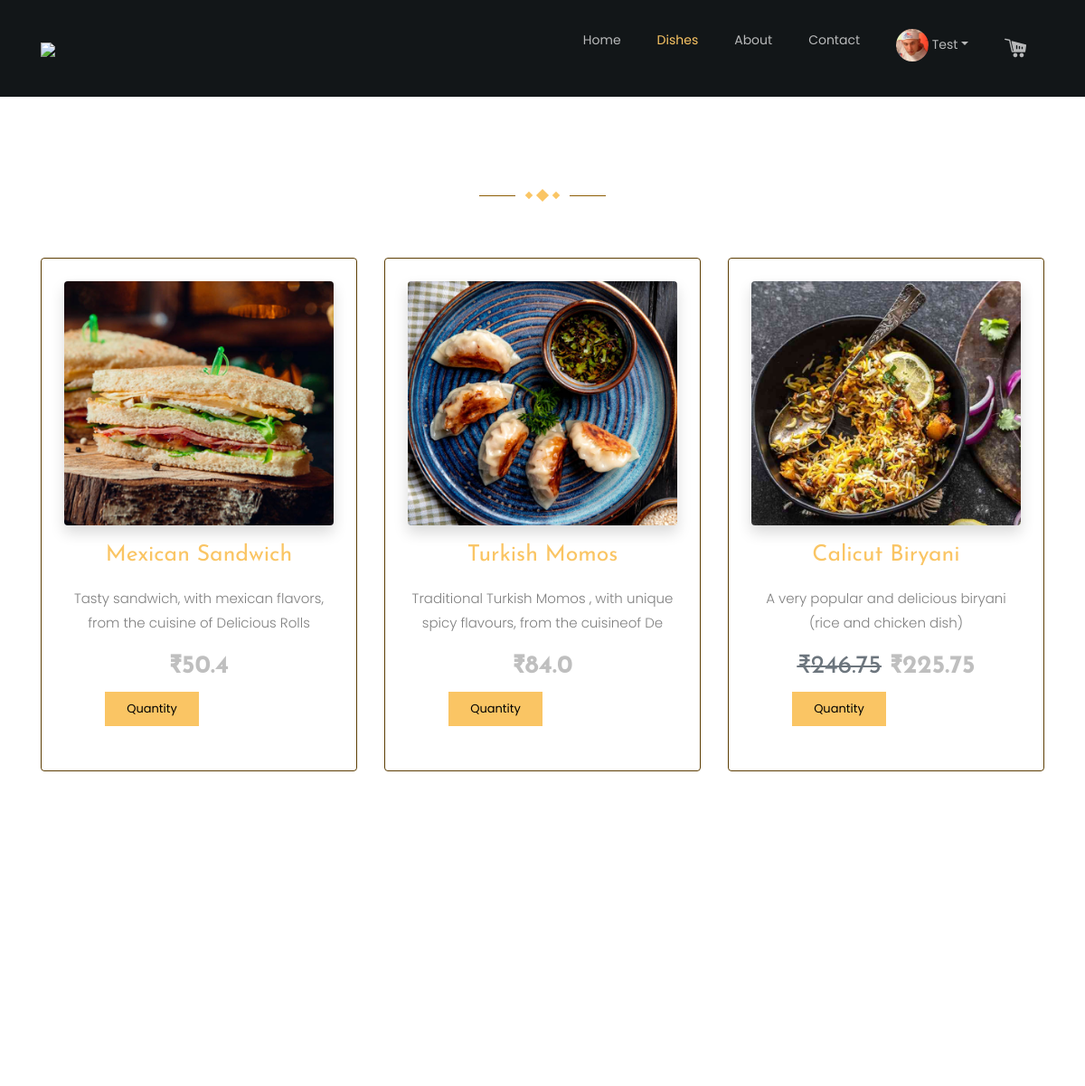
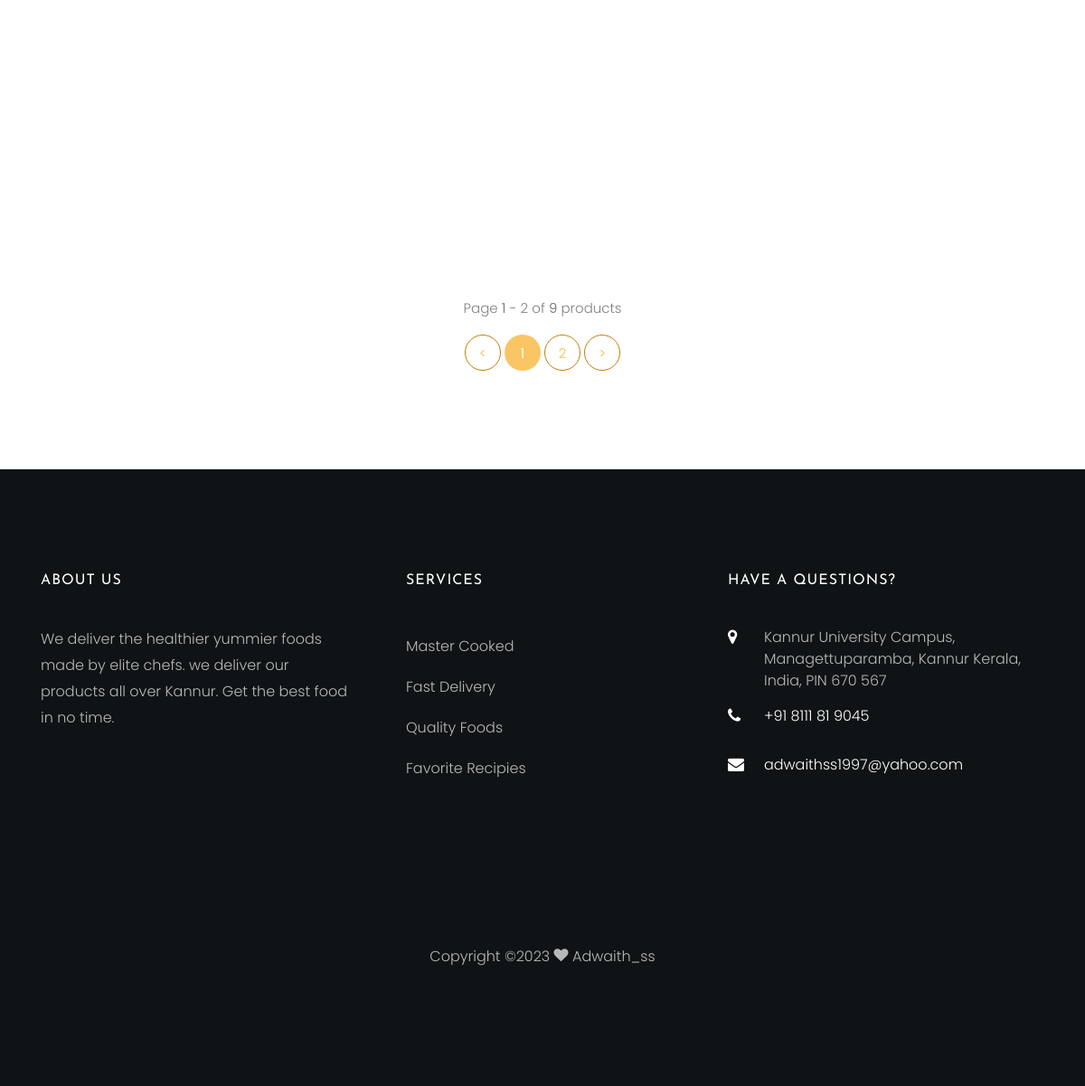
The app's page /product/ (signed in) with its own data (2 pictures, top to bottom).
### authentication/models.py (models this page shows, shortened)
class UserProfile(models.Model):
	user = models.OneToOneField(User, on_delete=models.CASCADE)
	mobile = models.CharField(max_length=13)
	address = models.TextField(null=True)
	district = models.CharField(max_length=40, null=True)
	state = models.CharField(max_length=40, null=True)
	country = models.CharField(max_length=40, null=True)
	pin = models.CharField(max_length=6, null=True)
	avatar = models.ImageField(upload_to='user_avatar', null=True)
	createdDate = models.DateTimeField(auto_now_add=True)
	updatedDate = models.DateTimeField(auto_now=True)

### product/models.py (models this page shows, shortened)
class Product(models.Model):
	STATUS = (
        ('Pending', 'Pending'),
        ('Active', 'Active'),
        ('Deleted', 'Deleted'),
    )
	name = models.CharField(max_length=225)
	slug = models.SlugField(max_length = 250, null = True, blank = True)
	description = models.TextField()
	category = models.ForeignKey(Category,null=True, on_delete=models.SET_NULL)
	subCategory = models.ForeignKey(Subcategory, null=True, on_delete=models.SET_NULL)
	tag = models.ManyToManyField(Tag, null=True)
	tax = models.ForeignKey(Tax, null=True, on_delete=models.SET_NULL)
	price = models.FloatField()
	specialPrice = models.FloatField(default=0.0)
	cost = models.FloatField()
	disc_total = models.FloatField(default=0.0)
	total = models.FloatField(default=0.0)
	quantity = models.IntegerField()
	stock = models.BooleanField(default=True)
	status = models.CharField(max_length=10, choices=STATUS)
	image1 = models.ImageField(upload_to='product', max_length=100)
	image2 = models.ImageField(upload_to='product', max_length=100, null=True, blank=True)
	image3 = models.ImageField(upload_to='product', max_length=100, null=True, blank=True)
	image4 = models.ImageField(upload_to='product', max_length=100, null=True, blank=True)
	createdDate = models.DateTimeField(auto_now_add=True)
	updatedDate = models.DateTimeField(auto_now=True)

### product/views.py (the view)
# urls.py: path('', ProductlistPage.as_view(), name='dishes'),
class ProductlistPage(ListView):
    template_name = "product/productlist.html"
    def get(self, request, *args, **kwargs):
        product = Product.objects.all().order_by('-id')
        paginator = Paginator(product, 6)
        page = request.GET.get('page')
        try:
            product = paginator.page(page)
        except PageNotAnInteger:
            product = paginator.page(1)
        except EmptyPage:
            product = paginator.page(paginator.num_pages)
        context = {'product' : product}
        return render(request, self.template_name, context)

### templates/product/productlist.html (shortened to what this page needs)
{% extends 'common/main.html'%}
{% load static %}
{% block content %}
{% load mathfilters %}
<section class="ftco-section pt-5">
	<div class="container">
		<div class="row justify-content-center mb-5 pb-3">
			<div class="col-md-7 heading-section ftco-animate text-center">
				<h2 class="mb-4">Our Dishes</h2>
				<p class="flip"><span class="deg1"></span><span class="deg2"></span><span class="deg3"></span></p>
			</div>
		</div>
		<div class="row d-flex text-center">
			{% for x in product %}
				<div class="col-md-6 col-lg-4 d-flex ftco-animate btnpl">
					<div class="blog-entry align-self-stretch staff padding btnpl">
						<a target="_blank" href="/product/{{x.slug}}/" class="block-20 rounded shadow" style="background-image: url('/media/{{x.image1}}');">
						</a>
						<div class="py-2 d-block">
							<h2 class="heading mt-2"  style="font-size: 1.55rem;"><a target="_blank" href="/product/{{x.slug}}/">{{x.name}}</a></h2>
							<p>{{x.description |linebreaks|slice:80}}</p>
							<h3>{% if not x.disc_total == 0.0 %}<span  class="text-muted"><del>₹{{x.disc_total}}</del></span>{% endif %}  <span class="heading"><strong>₹{{x.total}}</strong></span></h3>
							{% if user.is_authenticated %}
								<form action="/add-cart/" method="POST">
									<div class="container-fluid"> <div class="d-flex align-items-center justify-content-center">
										<p><input type="number" class="btn btn-primary p-3 p-md-2"name="quantity" min="1" max="{{x.quantity}}" placeholder="Quantity" required="" style="width: 6.5rem;"></p>
										<p><button class="btn btn-white btn-outline-white p-3 p-md-2" name="add-cart" style="width: 6.5rem;">Add to Cart</button></p>
									</div>
								</div>
							</form>
						{% endif %}
					</div>
				</div>
			</div>
			{% empty %}<p>
			No product available</p>
		{% endfor %}
	</div>
		<div class="row mt-5 px-3">
			<div class="col text-center">
				<div class="block-27">
					<p>Page <b>{{ product.number }}</b> - {{ product.paginator.num_pages }} of <b>{{ product.paginator.count }}</b> products</p>
					<ul>
						{% if product.has_previous %}
                            <li><a href="?page={{ product.previous_page_number }}">&lt; </a></li>
                        {% else %}
                            <li class="disabled"><span>&lt; </span></li>
                        {% endif %}
                        {% for i in product.paginator.page_range %}
                            {% if product.number == i %}
                                <li class="active"><span>{{ i }} <span class="sr-only">(current)</span></span></li>
                            {% elif i > product.number|add:'-5' and i < product.number|add:'5' %}
                                <li><a href="?page={{ i }}">{{ i }}</a></li>
                            {% endif %}
                        {% endfor %}
						{% if product.has_next %}
                            <li><a href="?page={{ product.next_page_number }}">&gt;</a></li>
                        {% else %}
                            <li class="disabled"><span>&gt;</span></li>
                        {% endif %}
					</ul>
				</div>
			</div>
		</div>
</div>
</section>
{% endblock %}

### templates/common/main.html (shortened to what this page needs)
<!DOCTYPE html>
<html lang="en">
<head>
    {% load static %}
    <link rel="stylesheet" href="{% static 'css/open-iconic-bootstrap.min.css' %}">
    <link rel="stylesheet" href="{% static 'css/animate.css' %}">
    <link rel="stylesheet" href="{% static 'css/owl.carousel.min.css' %}">
    <link rel="stylesheet" href="{% static 'css/owl.theme.default.min.css' %}">
    <link rel="stylesheet" href="{% static 'css/magnific-popup.css' %}">
    <link rel="stylesheet" href="{% static 'css/aos.css' %}">
    <link rel="stylesheet" href="{% static 'css/ionicons.min.css' %}">
    <link rel="stylesheet" href="{% static 'css/bootstrap-datepicker.css' %}">
    <link rel="stylesheet" href="{% static 'css/jquery.timepicker.css' %}">
    <link rel="stylesheet" href="{% static 'css/flaticon.css' %}">
    <link rel="stylesheet" href="{% static 'css/icomoon.css' %}">
    <link rel="stylesheet" href="{% static 'css/style.css' %}">
    <link rel="stylesheet" href="{% static 'css/navavtar.css' %}">
</head>
<body>
    <nav class="navbar navbar-expand-lg navbar-dark ftco_navbar bg-dark ftco-navbar-light" id="ftco-navbar">
        <div class="container">
            <a class="navbar-brand" href="/"><img src="{% static 'images/logo.svg' %}" style="height: 70px;"></a>
            <div class="collapse navbar-collapse" id="ftco-nav">
                <ul class="navbar-nav ml-auto">
                    <li class="nav-item home active"><a href="/" class="nav-link">Home</a></li>
                    <li class="nav-item dish"><a href="/product/" class="nav-link">Dishes</a></li>
                    <li class="nav-item about"><a href="/about/" class="nav-link">About</a></li>
                    <li class="nav-item contact"><a target="_blank" href="/contact" class="nav-link">Contact</a></li>
                    {% if user.is_authenticated %}
                    <li class="nav-item dropdown profile">
                        <a class="nav-link  dropdown-toggle" href="#" data-toggle="dropdown"> <img src="/media/{{request.user.userprofile.avatar}}" class="avatar avatar-sm rounded-circle"> {{request.user.first_name|title}}</a>
                    </li>
                    <li class="nav-item cart"><a href="/cart/" class="nav-link"> <i class="flaticon-shopping-cart-2" style="font-size: 1.5rem;"></i></a></li>
                    {% else %}
                        <li class="nav-item register"><a href="/login/" class="nav-link">Sign In</a></li>
                    {% endif %}
                </ul>
            </div>
        </div>
    </nav>
    {% block content %}{% endblock %}
    <footer class="ftco-footer ftco-section img">
        <div class="container">
            <div class="row mb-5">
                <div class="col-lg-4 col-md-6 mb-5 mb-md-5">
                    <div class="ftco-footer-widget mb-4">
                        <h2 class="ftco-heading-2">About Us</h2>
                        <p>We deliver the healthier yummier foods made by elite chefs. we deliver our products all over Kannur. Get the best food in no time.</p>
                        <ul class="ftco-footer-social list-unstyled float-md-left float-lft mt-5">
                        </ul>
                    </div>
                </div>
                <div class="col-lg-4 col-md-6 mb-5 mb-md-5">
                    <div class="ftco-footer-widget mb-4 ml-md-4">
                        <h2 class="ftco-heading-2">Services</h2>
                        <ul class="list-unstyled">
                            <li><a href="#" class="py-2 d-block">Master Cooked</a></li>
                            <li><a href="#" class="py-2 d-block">Fast Delivery</a></li>
                            <li><a href="#" class="py-2 d-block">Quality Foods</a></li>
                            <li><a href="#" class="py-2 d-block">Favorite Recipies</a></li>
                        </ul>
                    </div>
                </div>
                <div class="col-lg-4 col-md-6 mb-5 mb-md-5">
                    <div class="ftco-footer-widget mb-4">
                        <h2 class="ftco-heading-2">Have a Questions?</h2>
                        <div class="block-23 mb-3">
                            <ul>
                                <li><span class="icon icon-map-marker"></span><span class="text">Kannur University Campus, Managettuparamba, Kannur Kerala, India, PIN 670 567</span></li>
                                <li><a href="tel://+91 8111 819 045"><span class="icon icon-phone"></span><span class="text">+91 8111 81 9045</span></a></li>
                                <li><a href="#"><span class="icon icon-envelope"></span><span class="text">adwaithss1997@yahoo.com</span></a></li>
                            </ul>
                        </div>
                    </div>
                </div>
            </div>
            <div class="row">
                <div class="col-md-12 text-center">
                    <p>
                        Copyright &copy;<script>document.write(new Date().getFullYear());</script> <i class="icon-heart" aria-hidden="true"></i> Adwaith_ss</a>
                    </p>
                </div>
            </div>
        </div>
    </footer>
</body>
</html>

### static/css/icomoon.css (style rules this page uses)
[class^="icon-"], [class*=" icon-"] { font-family: 'icomoon' !important; speak: none; font-style: normal; font-weight: normal; font-variant: normal; text-transform: none; line-height: 1; -webkit-font-smoothing: antialiased; -moz-osx-font-smoothing: grayscale; }
.icon-heart:before { content: "\f004"; }
.icon-map-marker:before { content: "\f041"; }
.icon-phone:before { content: "\f095"; }
.icon-envelope:before { content: "\f0e0"; }

### static/css/navavtar.css (style rules this page uses)
.avatar { font-size: 1rem; display: inline-flex; width: 48px; height: 48px; color: #fff; border-radius: 50%; background-color: #adb5bd; align-items: center; justify-content: center; }
.avatar-sm { font-size: .875rem; width: 36px; height: 36px; }
.rounded-circle { border-radius: 50% !important; }

### templates/product/productlist.html (style rules this page uses)
input::placeholder { color: #000; }
input[type=number] { -moz-appearance:textfield; }

### records on screen
Product: image1 (picture), name "Mexican Sandwich", description "Tasty sandwich, with mexican flavors, from the cuisine of Delicious Rolls", total "50.4"
Product: image1 (picture), name "Turkish Momos", description "Traditional Turkish Momos , with unique spicy flavours, from the cuisineof De", total "84.0"
Product: image1 (picture), name "Calicut Biryani", description "A very popular and delicious biryani (rice and chicken dish)", disc_total "246.75", total "225.75"

### other values on screen
{{ request.user.first_name|title }} "Test"
{{ product.number }} "1"
{{ product.paginator.num_pages }} "2"
{{ product.paginator.count }} "9"
{{ i }} "1"
{{ i }} "2"
